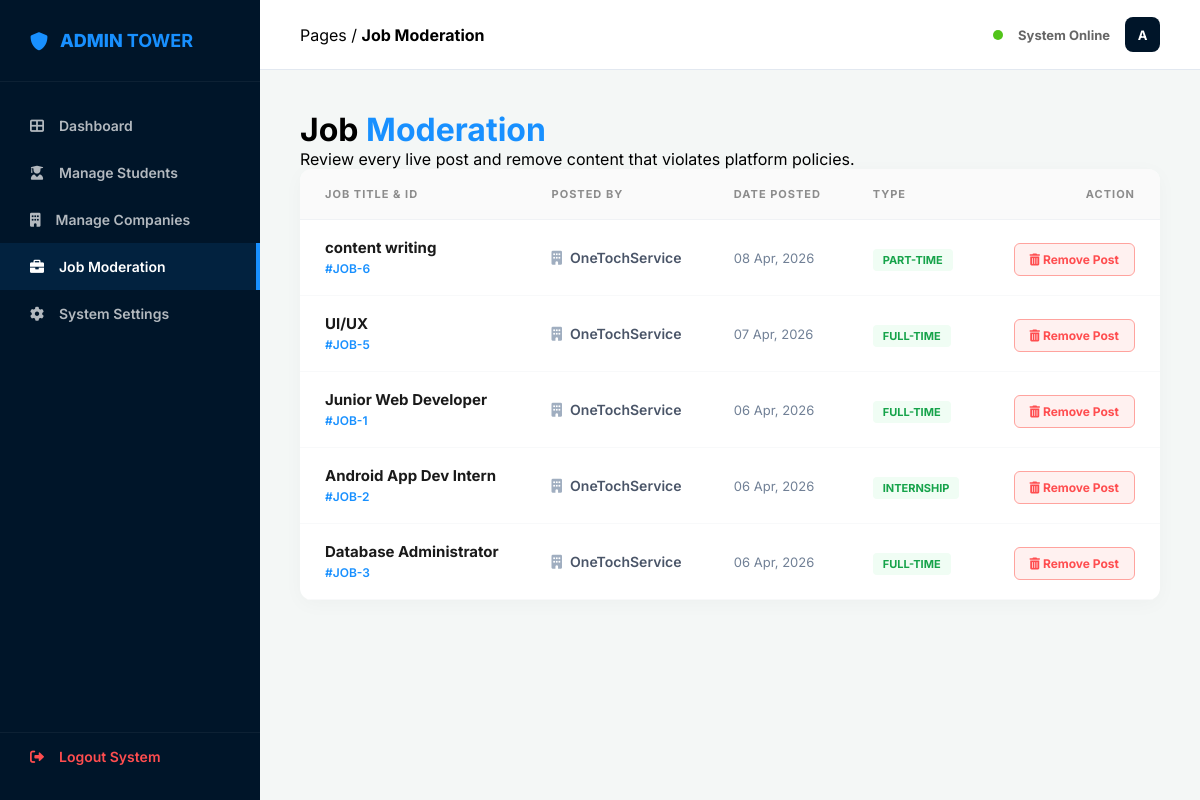
Page /admin/admin_jobs.php (signed in) on the committed database.
### tables this page shows
CREATE TABLE `jobs` (
  `id` int(11) NOT NULL,
  `company_id` int(11) DEFAULT NULL,
  `company_name` varchar(150) NOT NULL,
  `title` varchar(150) NOT NULL,
  `job_type` enum('Internship','Full-time','Part-time') NOT NULL,
  `location` varchar(100) NOT NULL,
  `description` text NOT NULL,
  `created_at` timestamp NOT NULL DEFAULT current_timestamp()
);

CREATE TABLE `company_credentials` (
  `id` int(11) NOT NULL,
  `company_name` varchar(150) NOT NULL,
  `about_us` text DEFAULT NULL,
  `website` varchar(255) DEFAULT NULL,
  `logo_path` varchar(255) DEFAULT NULL,
  `location` varchar(150) DEFAULT NULL,
  `email` varchar(150) NOT NULL,
  `password` varchar(255) NOT NULL,
  `created_at` timestamp NOT NULL DEFAULT current_timestamp(),
  `is_verified` tinyint(1) DEFAULT 0
);

### admin/admin_jobs.php (the view, shortened to what this page needs)
<?php
$host = "localhost"; $rootUser = "root"; $rootPass = ""; $dbName = "mini_linkedin";
$conn = new mysqli($host, $rootUser, $rootPass, $dbName);
$query = "SELECT j.*, c.company_name
          FROM jobs j
          JOIN company_credentials c ON j.company_id = c.id
          ORDER BY j.created_at DESC";
$jobs = $conn->query($query);
?>
<!DOCTYPE html>
<html lang="en">
<head>
    <link rel="stylesheet" href="https://cdnjs.cloudflare.com/ajax/libs/font-awesome/6.0.0/css/all.min.css">
    <link rel="stylesheet" href="admin_style.css?v=<?php echo time(); ?>">
    <link rel="stylesheet" href="admin_jobs.css?v=<?php echo time(); ?>">
</head>
<body class="admin-fixed-layout">
    <aside class="sidebar-fixed">
        <div class="sidebar-logo"><i class="fas fa-shield-alt"></i><span>ADMIN <strong>TOWER</strong></span></div>
        <nav class="sidebar-nav">
            <a href="admin_dashboard.php"><i class="fas fa-th-large"></i> Dashboard</a>
            <a href="admin_users.php"><i class="fas fa-user-graduate"></i> Manage Students</a>
            <a href="admin_companies.php"><i class="fas fa-building"></i> Manage Companies</a>
            <a href="admin_jobs.php" class="active"><i class="fas fa-briefcase"></i> Job Moderation</a>
            <a href="admin_settings.php"><i class="fas fa-cog"></i> System Settings</a>
            <div class="nav-spacer"></div>
            <a href="admin_login.php?logout=true" class="logout-link"><i class="fas fa-sign-out-alt"></i> Logout System</a>
        </nav>
    </aside>
    <div class="main-wrapper">
        <header class="content-header">
            <div class="header-breadcrumb">Pages / <strong>Job Moderation</strong></div>
            <div class="header-status"><span class="pulse-online"></span> System Online <div class="admin-badge">A</div></div>
        </header>
        <main class="page-content">
            <div class="welcome-section">
                <h1>Job <span>Moderation</span></h1>
                <p>Review every live post and remove content that violates platform policies.</p>
            </div>
            <div class="data-panel">
                <table class="admin-table">
                    <thead>
                        <tr>
                            <th>Job Title & ID</th>
                            <th>Posted By</th>
                            <th>Date Posted</th>
                            <th>Type</th>
                            <th style="text-align: right;">Action</th>
                        </tr>
                    </thead>
                    <tbody>
                        <?php if($jobs->num_rows > 0): ?>
                            <?php while($row = $jobs->fetch_assoc()): ?>
                            <tr>
                                <td>
                                    <div class="job-info">
                                        <strong><?php echo $row['title']; ?></strong>
                                        <span>#JOB-<?php echo $row['id']; ?></span>
                                    </div>
                                </td>
                                <td>
                                    <div class="company-tag">
                                        <i class="fas fa-building"></i> <?php echo $row['company_name']; ?>
                                    </div>
                                </td>
                                <td>
                                    <div class="date-text"><?php echo date('d M, Y', strtotime($row['created_at'])); ?></div>
                                </td>
                                <td>
                                    <span class="job-type-pill"><?php echo $row['job_type'] ?? 'Full Time'; ?></span>
                                </td>
                                <td style="text-align: right;">
                                    <a href="?action=delete&id=<?php echo $row['id']; ?>" class="remove-btn" onclick="return confirm('Are you sure you want to remove this job post?')">
                                        <i class="fas fa-trash-alt"></i> Remove Post
                                    </a>
                                </td>
                            </tr>
                            <?php endwhile; ?>
                        <?php else: ?>
                            <tr><td colspan="5" style="text-align:center; padding: 50px;">No active jobs to moderate.</td></tr>
                        <?php endif; ?>
                    </tbody>
                </table>
            </div>
        </main>
    </div>
</body>
</html>

### admin/admin_style.css (style rules this page uses)
* { margin: 0; padding: 0; box-sizing: border-box; font-family: 'Inter', sans-serif; }
body { background: #f4f7f6; }
.admin-fixed-layout { display: flex; min-height: 100vh; }
.sidebar-fixed { width: 260px; background: #001529; color: #fff; position: fixed; height: 100vh; display: flex; flex-direction: column; z-index: 100; }
.sidebar-logo { padding: 30px; font-size: 18px; font-weight: 800; color: #1890ff; display: flex; align-items: center; gap: 12px; border-bottom: 1px solid rgba(255,255,255,0.05); }
.sidebar-nav { flex: 1; display: flex; flex-direction: column; padding: 20px 0; }
.sidebar-nav a { padding: 15px 30px; color: rgba(255,255,255,0.7); text-decoration: none; font-size: 14px; font-weight: 600; display: flex; align-items: center; gap: 15px; transition: 0.3s; }
.sidebar-nav a:hover, .sidebar-nav a.active { background: rgba(24, 144, 255, 0.1); color: #fff; border-right: 4px solid #1890ff; }
.nav-spacer { flex: 1; }
.logout-link { color: #ff4d4f !important; border-top: 1px solid rgba(255,255,255,0.05); }
.main-wrapper { margin-left: 260px; width: calc(100% - 260px); display: flex; flex-direction: column; }
.content-header { height: 70px; background: #fff; padding: 0 40px; display: flex; justify-content: space-between; align-items: center; border-bottom: 1px solid #e2e8f0; }
.header-status { display: flex; align-items: center; gap: 15px; font-size: 13px; font-weight: 700; color: #666; }
.admin-badge { width: 35px; height: 35px; background: #001529; color: #fff; border-radius: 8px; display: flex; align-items: center; justify-content: center; }
.pulse-online { width: 10px; height: 10px; background: #52c41a; border-radius: 50%; box-shadow: 0 0 0 rgba(82, 196, 26, 0.4); animation: pulse 2s infinite; }
.page-content { padding: 40px; }
.welcome-section h1 span { color: #1890ff; }

### admin/admin_jobs.css (style rules this page uses)
.data-panel { background: #fff; border-radius: 12px; box-shadow: 0 4px 20px rgba(0,0,0,0.03); overflow: hidden; }
.admin-table { width: 100%; border-collapse: collapse; }
.admin-table th { background: #fafafa; padding: 18px 25px; text-align: left; font-size: 11px; text-transform: uppercase; letter-spacing: 1px; color: #8c8c8c; border-bottom: 1px solid #f0f2f5; }
.admin-table td { padding: 18px 25px; border-bottom: 1px solid #f8f9fa; vertical-align: middle; }
.job-info strong { display: block; font-size: 15px; color: #1a1a1a; font-weight: 700; }
.job-info span { font-size: 12px; color: #1890ff; font-weight: 600; }
.company-tag { font-size: 14px; color: #4a5568; font-weight: 600; display: flex; align-items: center; gap: 8px; }
.company-tag i { color: #a0aec0; }
.date-text { font-size: 13px; color: #718096; }
.job-type-pill { background: #f0fdf4; color: #16a34a; padding: 4px 10px; border-radius: 4px; font-size: 11px; font-weight: 700; text-transform: uppercase; }
.remove-btn { background: #fff1f0; color: #ff4d4f; padding: 8px 15px; border-radius: 6px; text-decoration: none; font-size: 12px; font-weight: 700; transition: 0.3s; border: 1px solid #ffa39e; }

### rows in the picture
jobs: title "content writing", id "6", company_credentials.company_name "OneTochService", created_at "08 Apr, 2026", job_type "PART-TIME"
jobs: title "UI/UX", id "5", company_credentials.company_name "OneTochService", created_at "07 Apr, 2026", job_type "FULL-TIME"
jobs: title "Junior Web Developer", id "1", company_credentials.company_name "OneTochService", created_at "06 Apr, 2026", job_type "FULL-TIME"
jobs: title "Android App Dev Intern", id "2", company_credentials.company_name "OneTochService", created_at "06 Apr, 2026", job_type "INTERNSHIP"
jobs: title "Database Administrator", id "3", company_credentials.company_name "OneTochService", created_at "06 Apr, 2026", job_type "FULL-TIME"
